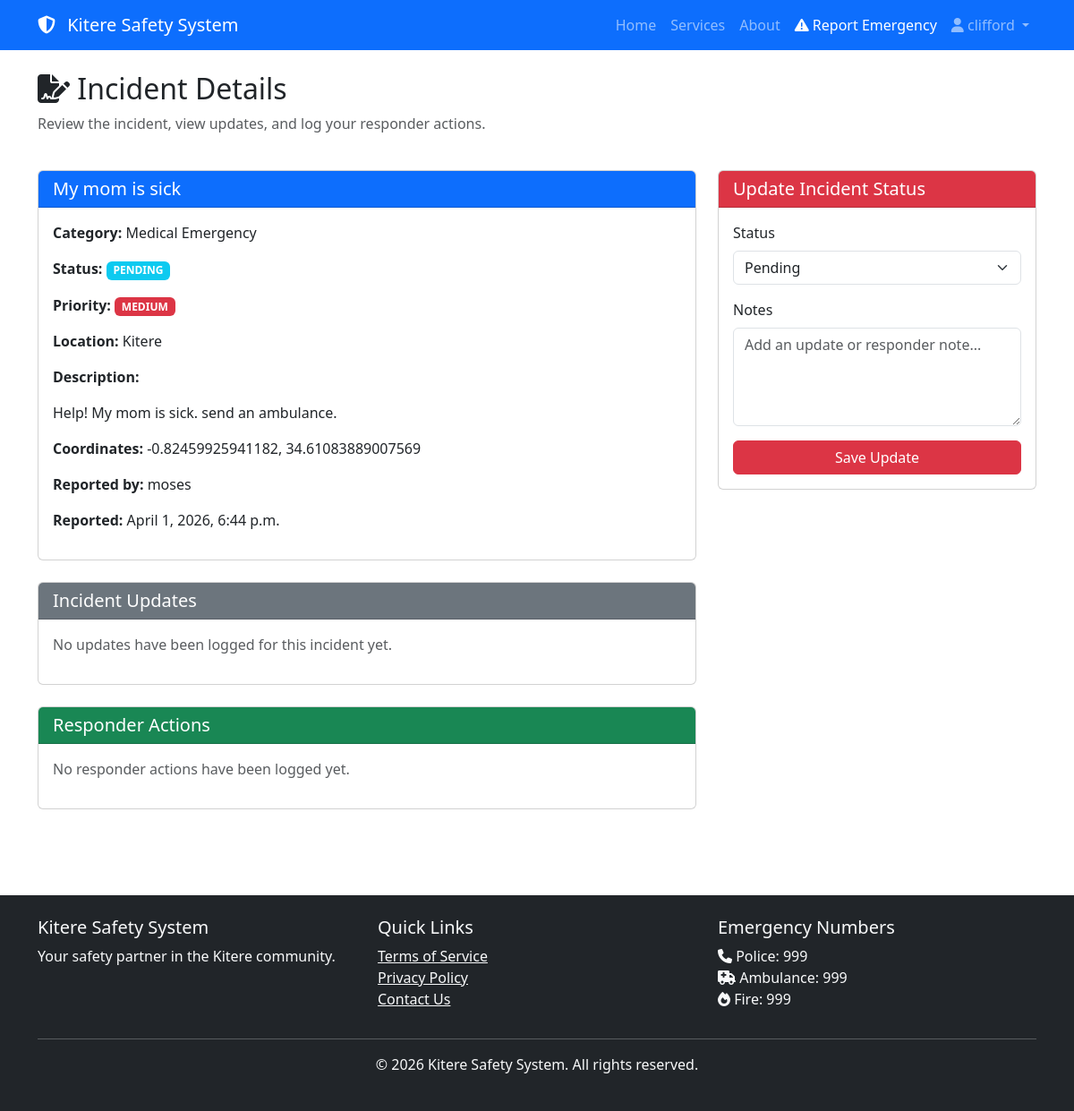
The page /responders/incident/1/ (signed in) on the database as committed earlier.
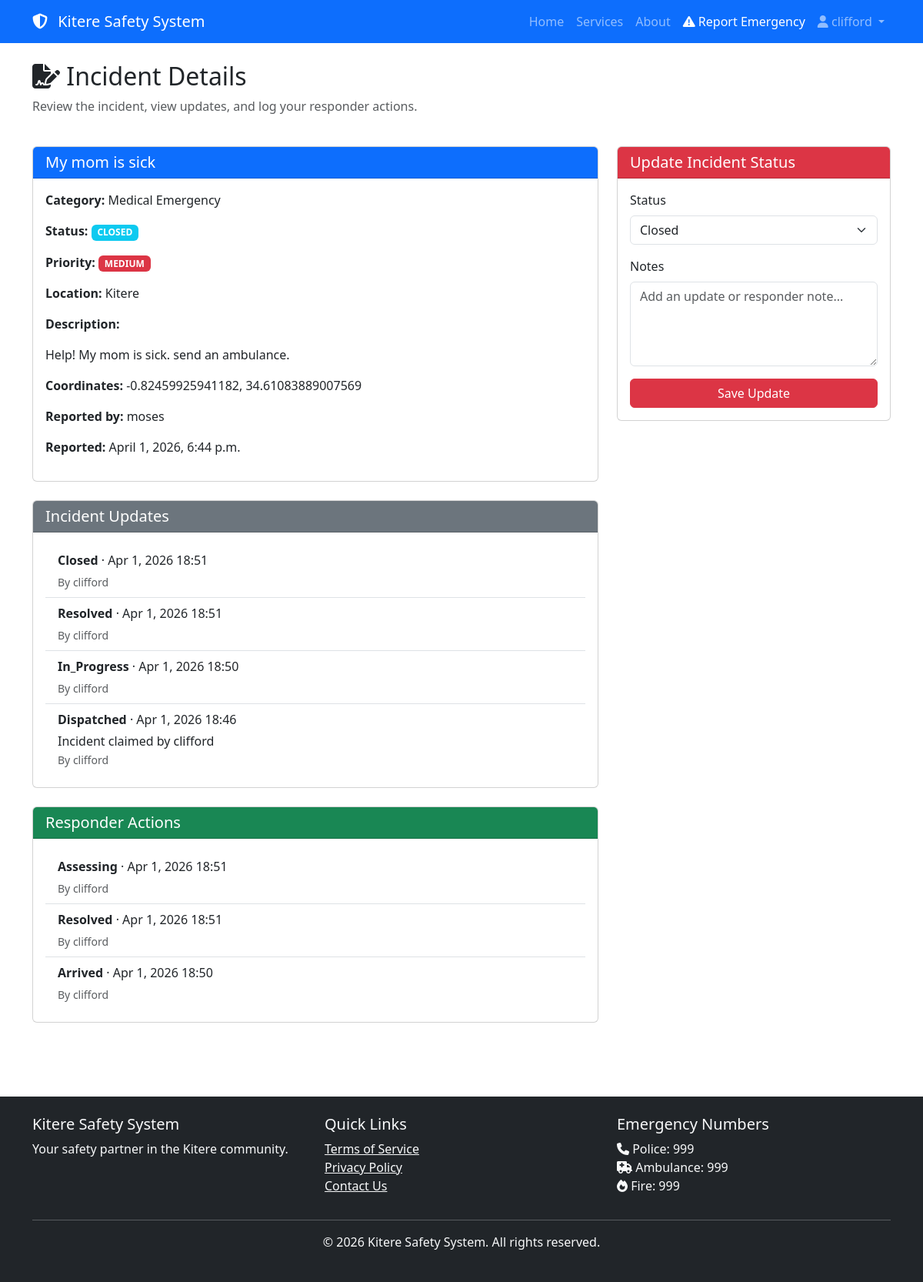
The same page on the database as committed later.
### users/models.py (models this page shows, shortened)
class User(AbstractUser):
    ROLE_CHOICES = (
        ('citizen', 'Citizen'),
        ('responder', 'Emergency Responder'),
        ('admin', 'Administrator'),
    )
    role = models.CharField(max_length=20, choices=ROLE_CHOICES, default='citizen')
    phone_number = models.CharField(max_length=15, blank=True)
    location = models.CharField(max_length=255, blank=True)
    is_verified = models.BooleanField(default=False)
    created_at = models.DateTimeField(auto_now_add=True)
    updated_at = models.DateTimeField(auto_now=True)

### reports/models.py (models this page shows, shortened)
class IncidentReport(models.Model):
    STATUS_CHOICES = (
        ('pending', 'Pending'),
        ('dispatched', 'Dispatched'),
        ('in_progress', 'In Progress'),
        ('resolved', 'Resolved'),
        ('closed', 'Closed'),
    )
    PRIORITY_CHOICES = (
        ('low', 'Low'),
        ('medium', 'Medium'),
        ('high', 'High'),
        ('critical', 'Critical'),
    )
    reporter = models.ForeignKey(User, on_delete=models.CASCADE, related_name='reports')
    category = models.ForeignKey(IncidentCategory, on_delete=models.SET_NULL, null=True)
    title = models.CharField(max_length=200)
    description = models.TextField()
    location_name = models.CharField(max_length=255)
    latitude = models.FloatField(null=True, blank=True)
    longitude = models.FloatField(null=True, blank=True)
    images = models.JSONField(default=list)  # Store multiple image URLs
    video_url = models.URLField(blank=True)
    status = models.CharField(max_length=20, choices=STATUS_CHOICES, default='pending')
    priority = models.CharField(max_length=20, choices=PRIORITY_CHOICES, default='medium')
    assigned_to = models.ForeignKey(User, on_delete=models.SET_NULL, null=True, blank=True, related_name='assigned_incidents')
    responder_notes = models.TextField(blank=True)
    resolved_at = models.DateTimeField(null=True, blank=True)
    created_at = models.DateTimeField(auto_now_add=True)
    updated_at = models.DateTimeField(auto_now=True)
    class Meta:
        ordering = ['-created_at']

class IncidentCategory(models.Model):
    name = models.CharField(max_length=100)
    description = models.TextField(blank=True)
    icon = models.CharField(max_length=50, default='fas fa-exclamation-triangle')
    color = models.CharField(max_length=7, default='#ff0000')
    created_at = models.DateTimeField(auto_now_add=True)
    class Meta:
        verbose_name_plural = "Incident Categories"

class IncidentUpdate(models.Model):
    incident = models.ForeignKey(IncidentReport, on_delete=models.CASCADE, related_name='updates')
    updated_by = models.ForeignKey(User, on_delete=models.CASCADE)
    status = models.CharField(max_length=20, choices=IncidentReport.STATUS_CHOICES)
    notes = models.TextField()
    created_at = models.DateTimeField(auto_now_add=True)
    class Meta:
        ordering = ['-created_at']

### responders/models.py (models this page shows, shortened)
class ResponderAction(models.Model):
    ACTION_TYPES = (
        ('dispatched', 'Dispatched'),
        ('arrived', 'Arrived'),
        ('assessing', 'Assessing'),
        ('assisting', 'Assisting'),
        ('resolved', 'Resolved'),
        ('escalated', 'Escalated'),
    )
    incident = models.ForeignKey(IncidentReport, on_delete=models.CASCADE, related_name='responder_actions')
    responder = models.ForeignKey(User, on_delete=models.CASCADE, related_name='actions')
    action_type = models.CharField(max_length=20, choices=ACTION_TYPES)
    notes = models.TextField(blank=True)
    location_update = models.CharField(max_length=255, blank=True)
    created_at = models.DateTimeField(auto_now_add=True)
    class Meta:
        ordering = ['-created_at']

### responders/views.py (the view)
# urls.py: path('incident/<int:incident_id>/', views.view_incident, name='view_incident'),
@login_required
@user_passes_test(is_responder)
def view_incident(request, incident_id):
    incident = get_object_or_404(IncidentReport, id=incident_id)
    updates = incident.updates.all()
    actions = incident.responder_actions.all()
    return render(request, 'responders/view_incident.html', {
        'incident': incident,
        'updates': updates,
        'actions': actions,
    })

### responders/views.py (called while the page is built)
def is_responder(user):
    return user.is_authenticated and (user.role == 'responder' or user.is_staff)

### templates/responders/view_incident.html (shortened to what this page needs)
{% extends 'base.html' %}
{% block content %}
<div class="container py-4">
    <div class="row mb-4">
        <div class="col-12">
            <h2><i class="fas fa-file-signature"></i> Incident Details</h2>
            <p class="text-muted">Review the incident, view updates, and log your responder actions.</p>
        </div>
    </div>
    <div class="row">
        <div class="col-lg-8">
            <div class="card mb-4">
                <div class="card-header bg-primary text-white">
                    <h5 class="mb-0">{{ incident.title }}</h5>
                </div>
                <div class="card-body">
                    <p><strong>Category:</strong> {{ incident.category.name }}</p>
                    <p><strong>Status:</strong> <span class="badge bg-info text-uppercase">{{ incident.status }}</span></p>
                    <p><strong>Priority:</strong> <span class="badge bg-danger text-uppercase">{{ incident.priority }}</span></p>
                    <p><strong>Location:</strong> {{ incident.location_name }}</p>
                    <p><strong>Description:</strong></p>
                    <p>{{ incident.description }}</p>
                    {% if incident.latitude and incident.longitude %}
                        <p><strong>Coordinates:</strong> {{ incident.latitude }}, {{ incident.longitude }}</p>
                    {% endif %}
                    <p><strong>Reported by:</strong> {{ incident.reporter.username }}</p>
                    <p><strong>Reported:</strong> {{ incident.created_at|date:'F j, Y, g:i a' }}</p>
                </div>
            </div>
            <div class="card mb-4">
                <div class="card-header bg-secondary text-white">
                    <h5 class="mb-0">Incident Updates</h5>
                </div>
                <div class="card-body">
                    {% if updates %}
                        <ul class="list-group list-group-flush">
                            {% for update in updates %}
                                <li class="list-group-item">
                                    <p class="mb-1"><strong>{{ update.status|title }}</strong> &middot; {{ update.created_at|date:'M j, Y H:i' }}</p>
                                    <p class="mb-0">{{ update.notes }}</p>
                                    <small class="text-muted">By {{ update.updated_by.username }}</small>
                                </li>
                            {% endfor %}
                        </ul>
                    {% else %}
                        <p class="text-muted">No updates have been logged for this incident yet.</p>
                    {% endif %}
                </div>
            </div>
            <div class="card mb-4">
                <div class="card-header bg-success text-white">
                    <h5 class="mb-0">Responder Actions</h5>
                </div>
                <div class="card-body">
                    {% if actions %}
                        <ul class="list-group list-group-flush">
                            {% for action in actions %}
                                <li class="list-group-item">
                                    <p class="mb-1"><strong>{{ action.action_type|title }}</strong> &middot; {{ action.created_at|date:'M j, Y H:i' }}</p>
                                    <small class="text-muted">By {{ action.responder.username }}</small>
                                </li>
                            {% endfor %}
                        </ul>
                    {% else %}
                        <p class="text-muted">No responder actions have been logged yet.</p>
                    {% endif %}
                </div>
            </div>
        </div>
        <div class="col-lg-4">
            <div class="card mb-4">
                <div class="card-header bg-danger text-white">
                    <h5 class="mb-0">Update Incident Status</h5>
                </div>
                <div class="card-body">
                    <form method="post" action="{% url 'responder:update_status' incident.id %}">
                        <div class="mb-3">
                            <label class="form-label">Status</label>
                            <select name="status" class="form-select">
                                <option value="pending" {% if incident.status == 'pending' %}selected{% endif %}>Pending</option>
                                <option value="closed" {% if incident.status == 'closed' %}selected{% endif %}>Closed</option>
                            </select>
                        </div>
                        <div class="mb-3">
                            <label class="form-label">Notes</label>
                            <textarea name="notes" class="form-control" rows="4" placeholder="Add an update or responder note..."></textarea>
                        </div>
                        <button type="submit" class="btn btn-danger w-100">Save Update</button>
                    </form>
                </div>
            </div>
        </div>
    </div>
</div>
{% endblock %}

### templates/base.html (shortened to what this page needs)
{% load pwa %}
{% load static %}
<!DOCTYPE html>
<html lang="en">
<head>
    <link rel="stylesheet" href="{% static 'css/bootstrap.min.css' %}">
    <link rel="stylesheet" href="https://cdnjs.cloudflare.com/ajax/libs/font-awesome/6.4.0/css/all.min.css">
    <link rel="stylesheet" href="https://unpkg.com/leaflet@1.9.4/dist/leaflet.css" />
    {% load static %}
    <link rel="stylesheet" href="{% static 'css/style.css' %}">
</head>
<body>
    <nav class="navbar navbar-expand-lg navbar-dark bg-primary sticky-top">
        <div class="container">
            <a class="navbar-brand" href="{% url 'home' %}">
                <i class="fas fa-shield-alt me-2"></i>
                Kitere Safety System
            </a>
            <div class="collapse navbar-collapse" id="navbarNav">
                <ul class="navbar-nav ms-auto">
                    <li class="nav-item">
                        <a class="nav-link" href="{% url 'home' %}">Home</a>
                    </li>
                    <li class="nav-item">
                        <a class="nav-link" href="{% url 'home' %}">Services</a>
                    </li>
                    <li class="nav-item">
                        <a class="nav-link" href="{% url 'home' %}">About</a>
                    </li>
                    {% if user.is_authenticated %}
                        <li class="nav-item">
                            <a class="nav-link btn btn-danger text-white" href="{% url 'reports:report_incident' %}">
                                <i class="fas fa-exclamation-triangle"></i> Report Emergency
                            </a>
                        </li>
                        <li class="nav-item dropdown">
                            <a class="nav-link dropdown-toggle" href="#" data-bs-toggle="dropdown">
                                <i class="fas fa-user"></i> {{ user.username }}
                            </a>
                        </li>
                    {% endif %}
                </ul>
            </div>
        </div>
    </nav>
    <main>
        {% block content %}{% endblock %}
    </main>
    <footer class="bg-dark text-light mt-5 py-4">
        <div class="container">
            <div class="row">
                <div class="col-md-4">
                    <h5>Kitere Safety System</h5>
                    <p>Your safety partner in the Kitere community.</p>
                </div>
                <div class="col-md-4">
                    <h5>Quick Links</h5>
                    <ul class="list-unstyled">
                        <li><a href="{% url 'index' %}" class="text-light">Terms of Service</a></li>
                        <li><a href="{% url 'index' %}" class="text-light">Privacy Policy</a></li>
                        <li><a href="{% url 'index' %}" class="text-light">Contact Us</a></li>
                    </ul>
                </div>
                <div class="col-md-4">
                    <h5>Emergency Numbers</h5>
                    <p><i class="fas fa-phone"></i> Police: 999<br>
                    <i class="fas fa-ambulance"></i> Ambulance: 999<br>
                    <i class="fas fa-fire"></i> Fire: 999</p>
                </div>
            </div>
            <hr>
            <div class="text-center">
                <p>&copy; 2026 Kitere Safety System. All rights reserved.</p>
            </div>
        </div>
    </footer>
</body>
</html>

### static/css/style.css (style rules this page uses)
:root { --primary-color: #0d6efd; --danger-color: #dc3545; --success-color: #198754; --warning-color: #ffc107; --dark-color: #212529; }
body { font-family: 'Segoe UI', Tahoma, Geneva, Verdana, sans-serif; overflow-x: hidden; }

Rows that differ between the two databases and show on the page:
changed IncidentReport "My mom is sick": status "PENDING" → "CLOSED"; status "Pending" → "Closed"
added IncidentUpdate: status "Closed", created_at "Apr 1, 2026 18:51", updated_by.username "clifford"
added IncidentUpdate: status "Resolved", created_at "Apr 1, 2026 18:51", updated_by.username "clifford"
added IncidentUpdate: status "In_Progress", created_at "Apr 1, 2026 18:50", updated_by.username "clifford"
added IncidentUpdate: status "Dispatched", created_at "Apr 1, 2026 18:46", notes "Incident claimed by clifford", updated_by.username "clifford"
added ResponderAction: action_type "Assessing", created_at "Apr 1, 2026 18:51", responder.username "clifford"
added ResponderAction: action_type "Resolved", created_at "Apr 1, 2026 18:51", responder.username "clifford"
added ResponderAction: action_type "Arrived", created_at "Apr 1, 2026 18:50", responder.username "clifford"
Other text that changed with them:
text no longer shown: "No updates have been logged for this incident yet. No responder actions have been logged yet."
